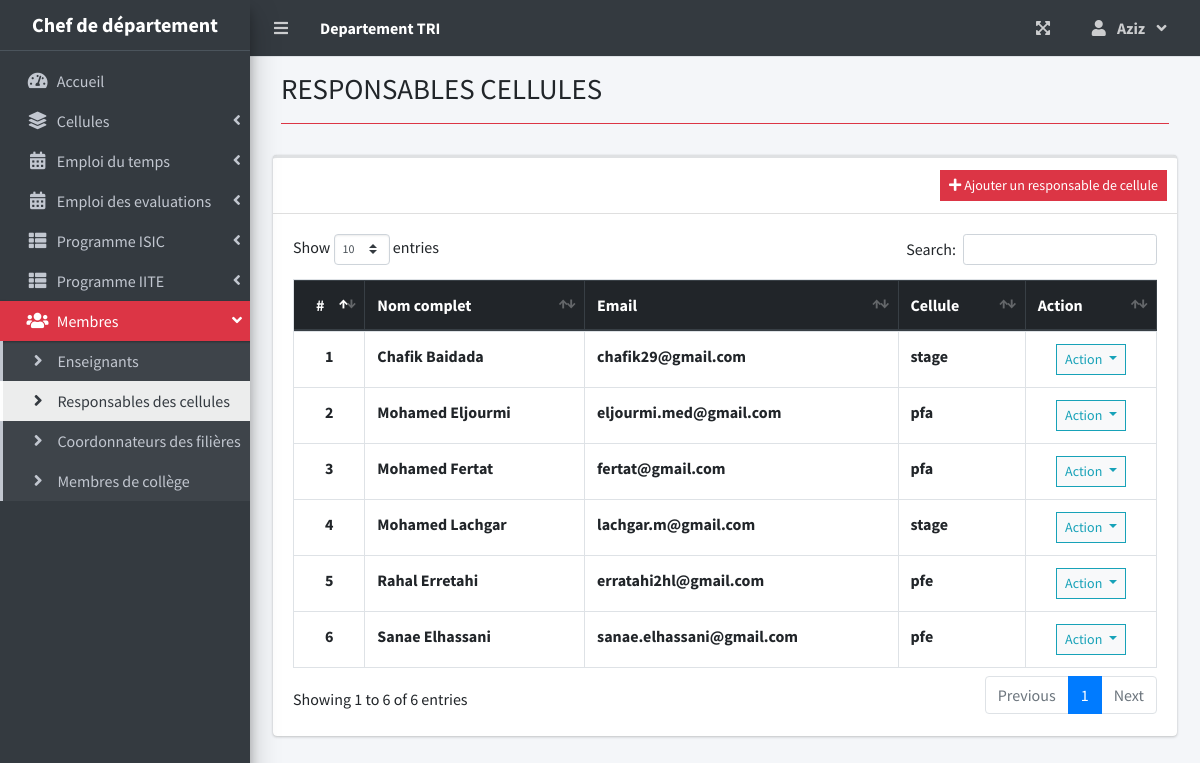
Page /index.php?page=cellule_list (signed in) on the committed database.
### tables this page shows
CREATE TABLE `users` (
  `id` int(30) NOT NULL,
  `firstname` varchar(200) NOT NULL,
  `lastname` varchar(200) NOT NULL,
  `email` varchar(200) NOT NULL,
  `password` text NOT NULL,
  `type` tinyint(1) NOT NULL DEFAULT 2 COMMENT '1 = admin, 2 = staff',
  `avatar` text NOT NULL,
  `date_created` datetime NOT NULL DEFAULT current_timestamp(),
  `id_fonction` int(2) NOT NULL,
  `id_f_c` int(2) DEFAULT 0 COMMENT '1,2,3 pour les cellules. 4,5 pour les filieres'
);

### cellule_list.php (the view, shortened to what this page needs)
<?php
	include 'header.php'
?>
<div class="content-header">
    <div class="container-fluid">
        <div class="row mb-2">
          <div class="col-sm-6">
            <h1 class="m-0">RESPONSABLES CELLULES</h1>
          </div>
        </div>
            <hr class="border-danger">
    </div>
</div>
<div class="col-lg-12">
	<div class="card card-outline card-success">
	<div class="card-header">
		<?php if($_SESSION['login_type'] ==1 ): ?>
			<div class="card-tools">
			<a class="btn btn-block btn-sm btn-danger btn-flat border-black" href="./index.php?page=new_user&id_fonction=1&id_f_c=123"><i class="fa fa-plus"></i> Ajouter un responsable de cellule</a>
			</div>
			<?php endif; ?>
		</div>
    <div class="card-body">
			<table class="table tabe-hover table-bordered" id="list">
				<thead class = "thead-dark">
					<tr>
					<th class="text-center">#</th>
						<th>Nom complet</th>
						<th>Email</th>
						<th>Cellule</th>
						<?php if($_SESSION['login_type'] ==1 ): ?>
						<th>Action</th>
						<?php endif; ?>
					</tr>
				</thead>
        <tbody>
			<?php
				$i = 1;
         		$type= array('',"pfa","pfe","stage");
				$qry = $conn->query("SELECT *,concat(firstname,' ',lastname) as name FROM users WHERE users.id_fonction=1 order by concat(firstname,' ',lastname) asc");
         		while($row= $qry->fetch_assoc()):
			?>
					<tr>
						<th class="text-center"><?php echo $i++ ?></th>
						<td><b><?php echo ucwords($row['name']) ?></b></td>
						<td><b><?php echo $row['email'] ?></b></td>
						<td><b><?php echo $type[$row['id_f_c']] ?></b></td>
						<?php if($_SESSION['login_type'] ==1 ): ?>
						<td class="text-center">
							<button type="button" class="btn btn-default btn-sm btn-flat border-info wave-effect text-info dropdown-toggle" data-toggle="dropdown" aria-expanded="true">
		                      Action
		                    </button>
						</td>
						<?php endif; ?>
					</tr>
				<?php endwhile; ?>
		    </tbody>
      </table>
		</div>
	</div>
</div>

### rows in the picture
users: name "Chafik Baidada", email "chafik29@gmail.com", id_f_c "stage"
users: name "Mohamed Eljourmi", email "eljourmi.med@gmail.com", id_f_c "pfa"
users: name "Mohamed Fertat", email "fertat@gmail.com", id_f_c "pfa"
users: name "Mohamed Lachgar", email "lachgar.m@gmail.com", id_f_c "stage"
users: name "Rahal Erretahi", email "erratahi2hl@gmail.com", id_f_c "pfe"
users: name "Sanae Elhassani", email "sanae.elhassani@gmail.com", id_f_c "pfe"

### other values in the picture
$_SESSION['login_firstname'] "Aziz"
